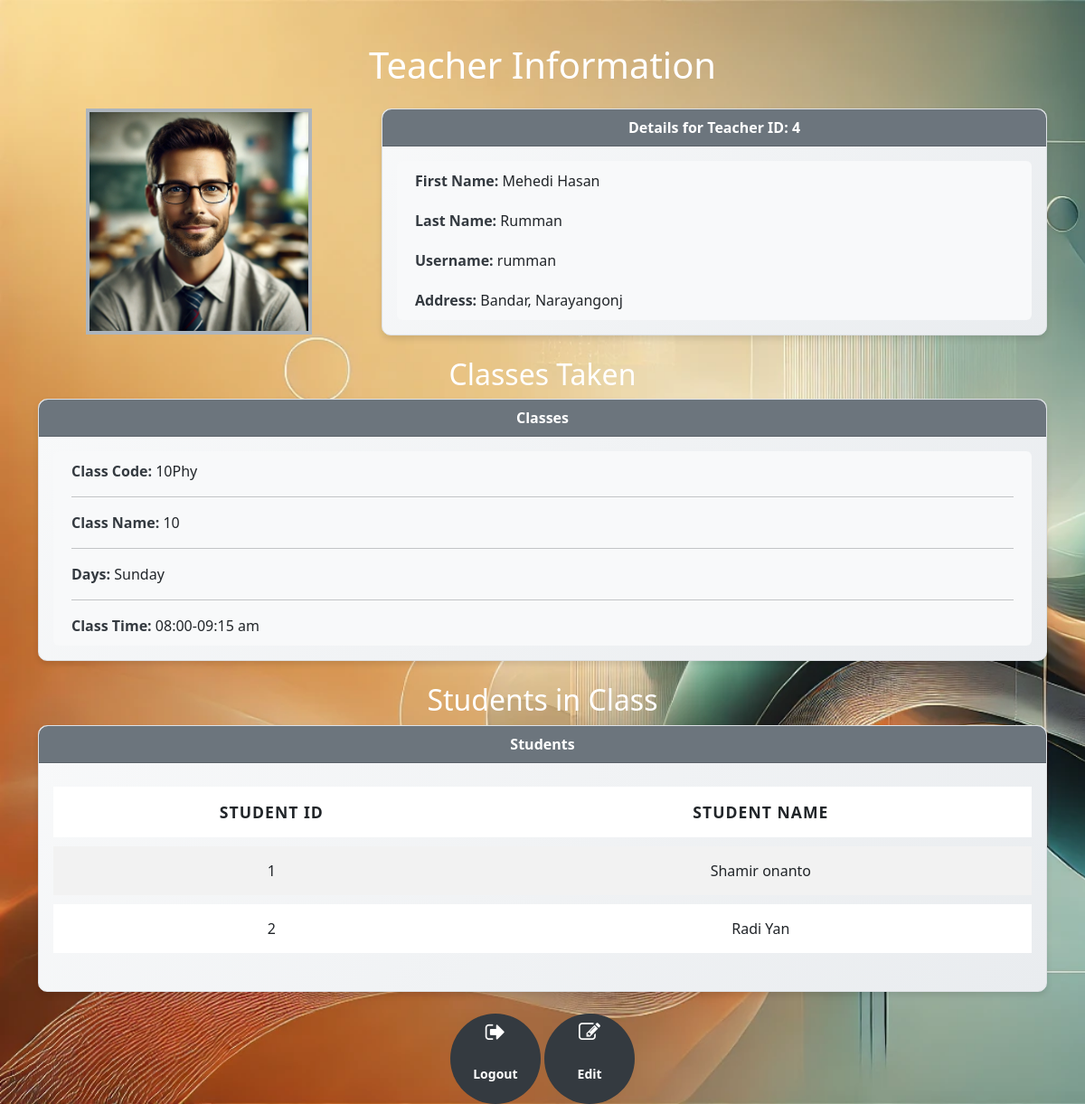
The app's page /Sirius/teacher/index_teacher.php (signed in) with its own data.
### tables this page shows
CREATE TABLE `teacher_profiles` (
  `teacher_id` int(11) NOT NULL,
  `profile_picture` varchar(255) DEFAULT NULL
);

CREATE TABLE `teacher` (
  `teacher_id` int(11) NOT NULL,
  `username` varchar(50) NOT NULL,
  `password` varchar(255) NOT NULL,
  `f_name` varchar(50) NOT NULL,
  `l_name` varchar(50) NOT NULL,
  `subject_code` int(3) NOT NULL,
  `class_code` varchar(255) DEFAULT NULL,
  `Address` varchar(300) DEFAULT NULL
);

CREATE TABLE `student` (
  `username` varchar(50) NOT NULL,
  `password` varchar(255) NOT NULL,
  `f_name` varchar(50) NOT NULL,
  `l_name` varchar(50) NOT NULL,
  `student_id` int(11) NOT NULL,
  `class_code` varchar(50) DEFAULT NULL,
  `Address` varchar(250) DEFAULT NULL,
  `class_name` int(11) DEFAULT NULL
);

### Sirius/teacher/index_teacher.php (the view, shortened to what this page needs)
<?php
$teacher_id = $_SESSION['teacher_id'] ?? null;
if (isset($_SESSION['teacher_id']) && isset($_SESSION['usert'])) {
    if ($_SESSION['usert'] == '3') {
        include "../admin/data/class.php";
        $sql = "SELECT
            t.teacher_id,
            t.f_name AS teacher_first_name,
            t.l_name AS teacher_last_name,
            t.username,
            t.Address,
            tp.profile_picture,
            c.class_code,
            c.class_name,
            c.days,
            c.class_time,
            s.student_id,
            CONCAT(s.f_name, ' ', s.l_name) AS student_name
        FROM
            teacher t
        JOIN
            teacher_profiles tp ON t.teacher_id = tp.teacher_id
        JOIN
            class c ON t.class_code = c.class_code
        LEFT JOIN
            student s ON c.class_code = s.class_code
        WHERE
            t.teacher_id = ?";
        $stmt = $conct->prepare($sql);
        $stmt->execute([$teacher_id]);
        $results = $stmt->fetchAll(PDO::FETCH_ASSOC);
        $teacher = $results[0];
        $classes = [];
        foreach ($results as $row) {
            $class_code = $row['class_code'];
            if (!isset($classes[$class_code])) {
                $classes[$class_code] = [
                    'class_code' => $row['class_code'],
                    'class_name' => $row['class_name'],
                    'days' => $row['days'],
                    'class_time' => $row['class_time'],
                    'students' => []
                ];
            }
            if ($row['student_id']) {
                $classes[$class_code]['students'][] = [
                    'student_id' => $row['student_id'],
                    'student_name' => $row['student_name']
                ];
            }
        }
    }
} else {
    header("Location: ../login.php");
    exit;
}
?>
<!DOCTYPE html>
<html>
<head>
    <link href="https://cdnjs.cloudflare.com/ajax/libs/bootstrap/5.3.0/css/bootstrap.min.css" rel="stylesheet">
    <link rel="stylesheet" type="text/css" href="..\Css\Front.css">
    <link rel="stylesheet" href="https://cdnjs.cloudflare.com/ajax/libs/font-awesome/4.7.0/css/font-awesome.min.css">
</head>
<body class="teacher_home">
    <div class="container mt-5">
        <h1 class="text-center mb-4" style="color: white;">Teacher Information</h1>
        <div class="row">
            <div class="col-md-4 text-center">
                <img src="../image/<?php echo htmlspecialchars($teacher['profile_picture']); ?>" alt="Profile Picture"
                    class="profile-picture">
            </div>
            <div class="col-md-8">
                <div class="card teacher-card">
                    <div class="card-header">Details for Teacher ID:
                        <?php echo htmlspecialchars($teacher['teacher_id']); ?>
                    </div>
                    <div class="card-body">
                        <ul class="list-group">
                            <li class="list-group-item"><strong>First Name:</strong>
                                <?php echo htmlspecialchars($teacher['teacher_first_name']); ?></li>
                            <li class="list-group-item"><strong> Last Name:</strong>
                                <?php echo htmlspecialchars($teacher['teacher_last_name']); ?></li>
                            <li class="list-group-item"><strong>Username:</strong>
                                <?php echo htmlspecialchars($teacher['username']); ?></li>
                            <li class="list-group-item"><strong>Address:</strong>
                                <?php echo htmlspecialchars($teacher['Address']); ?></li>
                        </ul>
                    </div>
                </div>
            </div>
        </div>
        <h2 class="text-center mt-4" style="color: white;">Classes Taken</h2>
        <div class="row">
            <div class="col-md-12">
                <div class="card class-card">
                    <div class="card-header">Classes</div>
                    <div class="card-body">
                        <ul class="list-group">
                            <?php foreach ($classes as $class): ?>
                                <li class="list-group-item">
                                    <strong>Class Code:</strong> <?php echo htmlspecialchars($class['class_code']); ?>
                                    <hr>
                                    <strong>Class Name:</strong> <?php echo htmlspecialchars($class['class_name']); ?>
                                    <hr>
                                    <strong>Days:</strong> <?php echo htmlspecialchars($class['days']); ?>
                                    <hr>
                                    <strong>Class Time:</strong> <?php echo htmlspecialchars($class['class_time']); ?>
                                </li>
                            <?php endforeach; ?>
                        </ul>
                    </div>
                </div>
            </div>
        </div>
        <h2 class="text-center mt-4" style="color: white;">Students in Class</h2>
        <div class="row">
            <div class="col-md-12">
                <div class="card student-card">
                    <div class="card-header">Students</div>
                    <div class="card-body">
                        <?php foreach ($classes as $class): ?>
                            <table class="table table-striped">
                                <thead>
                                    <tr>
                                        <th>Student ID</th>
                                        <th>Student Name</th>
                                    </tr>
                                </thead>
                                <tbody>
                                    <?php foreach ($class['students'] as $student): ?>
                                        <tr>
                                            <td><?php echo htmlspecialchars($student['student_id']); ?></td>
                                            <td><?php echo htmlspecialchars($student['student_name']); ?></td>
                                        </tr>
                                    <?php endforeach; ?>
                                </tbody>
                            </table>
                        <?php endforeach; ?>
                    </div>
                </div>
            </div>
        </div>
        <div class="text-center mt-4">
            <a href="../logout.php" class="btn logout-btn">
                <i class="fa fa-sign-out" aria-hidden="true"></i>Logout
            </a>
            <a href="edit_info_teacher.php" class="btn logout-btn">
                <i class="fa fa-edit" aria-hidden="true"></i> Edit
            </a>
        </div>
    </div>
</body>
</html>

### Sirius/Css/Front.css (style rules this page uses)
.student_home, .teacher_home { background: url(../image/student.webp); background-size: cover; background-attachment: fixed; }
.table { border-collapse: separate; border-spacing: 0 10px; }
.table th, .table td { padding: 15px; vertical-align: middle; text-align: center; border: none; }
.table thead th { font-size: 1.1rem; font-weight: 600; text-transform: uppercase; letter-spacing: 1px; }
.table-striped tbody tr:nth-of-type(odd) { background-color: #f9f9f9; }
.btn { font-weight: bold; padding: 8px 15px; border-radius: 20px; transition: background-color 0.3s ease, transform 0.2s ease; }
.student-card, .teacher-card, .class-card { background: linear-gradient(135deg, #f8f9fa, #e9ecef); border: 1px solid #dee2e6; border-radius: 10px; box-shadow: 0 4px 6px rgba(0, 0, 0, 0.1); }
.student-card .card-header, .teacher-card .card-header, .class-card .card-header { background-color: #6c757d; color: white; font-weight: bold; text-align: center; border-top-left-radius: 10px; border-top-right-radius: 10px; }
.profile-picture { max-width: 250px; max-height: 250px; border: 4px solid #adb5bd; margin: auto; display: block; }
.list-group-item { background-color: #f8f9fa; border: none; padding: 10px 20px; }
.list-group-item strong { font-weight: 600; color: #343a40; }
.logout-btn { background-color: #343a40; border: none; border-radius: 50px; color: white; width: 100px; height: 100px; display: inline-block; font-size: 14px; font-weight: bold; text-align: center; line-height: 60px; transition: all 0.3s ease; padding-bottom: 50px; }
.logout-btn i { font-size: 24px; display: block; margin-bottom: 5px; }

### records on screen
teacher_profiles: profile_picture (picture)
teacher: teacher_id "4", f_name "Mehedi Hasan", l_name "Rumman", username "rumman", Address "Bandar, Narayangonj", student.student_id "1", student_name "Shamir onanto", student.student_id "2", student_name "Radi Yan"

### other values on screen
$class['class_code'] "10Phy"
$class['class_name'] "10"
$class['days'] "Sunday"
$class['class_time'] "08:00-09:15 am"
